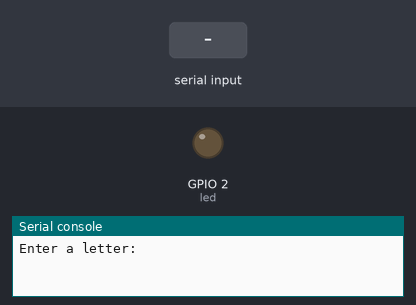
This program was run on a simulated ESP32 board running MicroPython. Parts: output pins drawn as LEDs (lit = HIGH), the last lines printed to the serial console. The inputs (shaded band) are chosen by the test bench.

Above: at 1.2 s.
1.3 s: "H" typed at the serial console, then Enter
At 2.5 s:
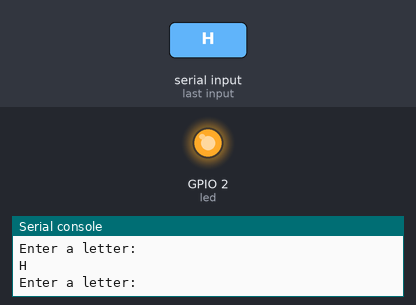
2.8 s: "L" typed at the serial console, then Enter
At 3.6 s:
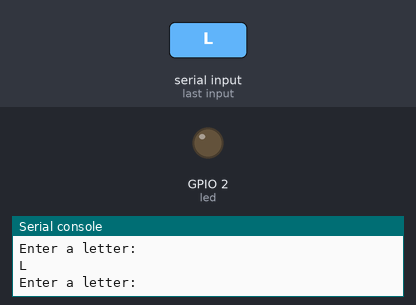
Timing chart, 0 to 5.8 s (numbered marks = the images above; inputs shaded):
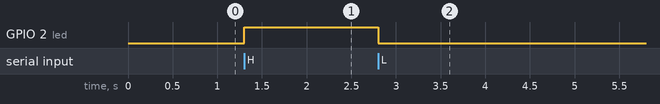

The program:

c29.py
```python
"""
    Physical Pixel

    An example of using the Arduino board to receive data from the computer. In
    this case, the Arduino boards turns on an LED when it receives the character
    'H', and turns off the LED when it receives the character 'L'.

    The data can be sent from the Arduino Serial Monitor, or another program like
    Processing (see code below), Flash (via a serial-net proxy), PD, or Max/MSP.

    The circuit:
    - LED connected from digital GPIO27 to ground
"""

from machine import Pin
from time import sleep

led = Pin(2, Pin.OUT) # the pin that the LED is attached to

while True:
    incomingByte = input("Enter a letter: ")
    # if it's a capital H turn on the LED:
    if incomingByte == "H":
        led.value(1)
    # if it's an L turn off the LED:
    if incomingByte == "L":
        led.value(0)

    sleep(0.005)
```

Measured:
- after the input at 1.3 s, GPIO 2 (led): LOW → HIGH at once
- after the input at 2.8 s, GPIO 2 (led): HIGH → LOW at once
